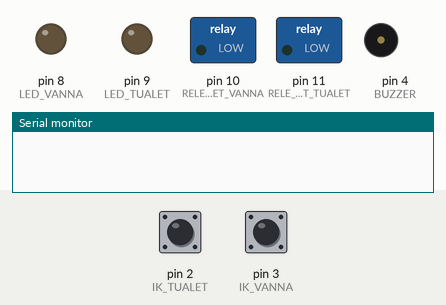
This sketch was run on a simulated Arduino Uno, built with avr-gcc and run on an emulated ATmega328P. On the bench: switched loads named in the sketch (green lamp = pin HIGH), output pins drawn as LEDs (lit = HIGH), buzzer (waves = sounding, pin HIGH), the last lines printed to the serial monitor. The inputs (shaded band) are chosen by the test bench; at power-on: pin 2 (IK_TUALET) HIGH, pin 3 (IK_VANNA) HIGH.

Above: at 1.2 s.
1.3 s: pin 2 (IK_TUALET) pulled LOW for 0.15 s
At 3.5 s:
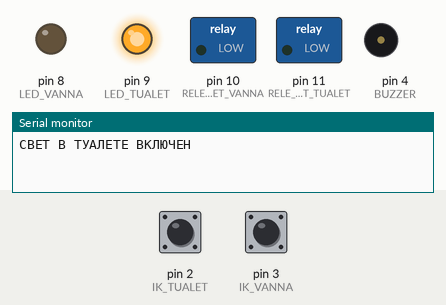
3.8 s: pin 3 (IK_VANNA) pulled LOW for 0.15 s
At 5.4 s:
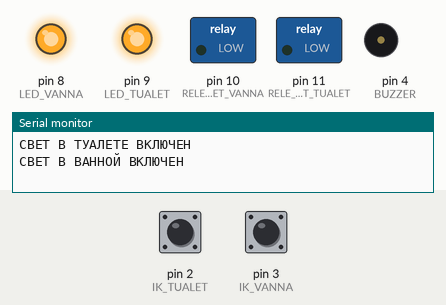
6.3 s: pin 2 (IK_TUALET) pulled LOW for 1 s
At 8.0 s:
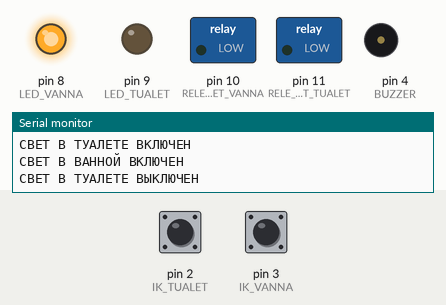
8.8 s: pin 3 (IK_VANNA) pulled LOW for 1 s
At 11.0 s:
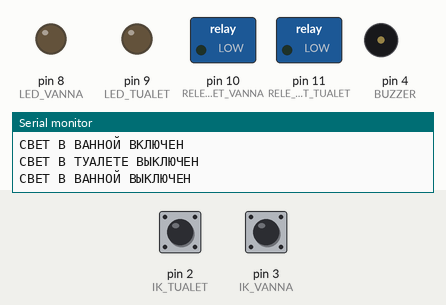
11.3 s: pin 3 (IK_VANNA) pulled LOW for 3.2 s
At 15.7 s:
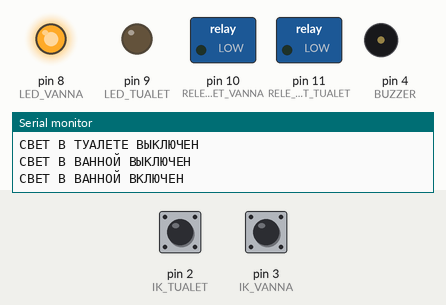
16.0 s: pin 2 (IK_TUALET) pulled LOW for 3.2 s
At 20.6 s:
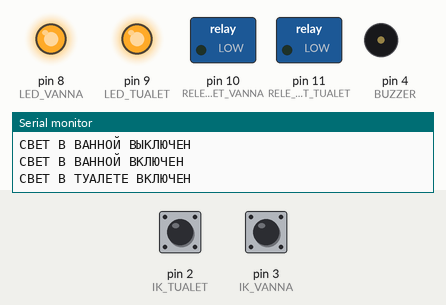
Timing chart, 0 to 21.7 s (numbered marks = the images above; inputs shaded):
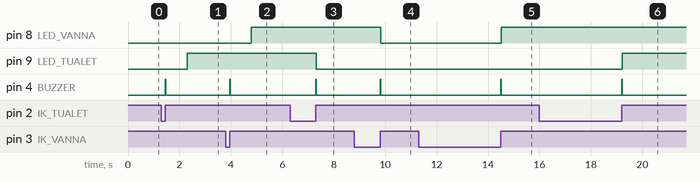

Measured:
- after the input at 1.3 s, pin 9 (LED_TUALET): LOW → HIGH after 1.0 s; pin 4 (BUZZER): LOW → HIGH after 0.15 s, → LOW 0.02 s later
- after the input at 3.8 s, pin 8 (LED_VANNA): LOW → HIGH after 1.0 s; pin 4 (BUZZER): LOW → HIGH after 0.15 s, → LOW 0.02 s later
- after the input at 6.3 s, pin 9 (LED_TUALET): HIGH → LOW after 1.0 s; pin 4 (BUZZER): LOW → HIGH after 1.0 s, → LOW 0.02 s later
- after the input at 8.8 s, pin 8 (LED_VANNA): HIGH → LOW after 1.0 s; pin 4 (BUZZER): LOW → HIGH after 1.0 s, → LOW 0.02 s later
- after the input at 11.3 s, pin 8 (LED_VANNA): LOW → HIGH after 3.2 s; pin 4 (BUZZER): LOW → HIGH after 3.2 s, → LOW 0.02 s later
- after the input at 16.0 s, pin 9 (LED_TUALET): LOW → HIGH after 3.2 s; pin 4 (BUZZER): LOW → HIGH after 3.2 s, → LOW 0.02 s later

The sketch:

vklychenie_sveta.ino
```cpp
boolean TUALET_FLAG = 0;
boolean VANNA_FLAG = 0;
#define RUKA 0
#define IK_TUALET 2
#define IK_VANNA 3
#define RELE_SVET_VANNA 10
#define RELE_SVET_TUALET 11
#define LED_TUALET 9
#define LED_VANNA 8
#define BUZZER 4
// автоматы
byte svet_tualet = 0, svet_vanna = 0;
// переменные для временных отсчетов
unsigned long ms  = 0, svetTualetMs = 0, svetVannaMs = 0;

// пользовательские задержки
unsigned int vremya_zadergki_tualet = 10000;
unsigned int vremya_zadergki_vanna = 10000;

void setup() {
  Serial.begin(115200);
  pinMode(IK_TUALET, INPUT_PULLUP);
  pinMode(IK_VANNA, INPUT_PULLUP);
  pinMode(RELE_SVET_VANNA, OUTPUT);
  pinMode(RELE_SVET_TUALET, OUTPUT);
  pinMode(LED_TUALET, OUTPUT);
  pinMode(LED_VANNA, OUTPUT);
  pinMode(BUZZER, OUTPUT);
} // setup

void loop() {
  // Serial.println("IK_TUALET=");
  // Serial.println(digitalRead(IK_TUALET));
  // Serial.println("svet_tualet=");
  //  Serial.println(svet_tualet);
  // Serial.println("IK_VANNA=");
  // Serial.println(digitalRead(IK_VANNA));
  //Serial.println("svet=");
  // Serial.println(svet);


  ms = millis();

  sensors(); // обрабатываем датчики
  autos(); //управляем светом

}// loop
```

autos.ino
```cpp
void autos(void) {
  //// автомат включения света в туалете
  switch (svet_tualet) {
    case 0:
      svetTualetMs = ms;
      break;

    case 10:
      if ((ms - svetTualetMs) > 1000) {
        svetTualetMs = ms;
        digitalWrite(  LED_TUALET, 1);
        Serial.println("СВЕТ В ТУАЛЕТЕ ВКЛЮЧЕН");
        TUALET_FLAG = 1;
        svet_tualet = 0; //GO
      } //ms

      break;

    case 11:
      if ((ms - svetTualetMs) > 1000) {
        svetTualetMs = ms;
        digitalWrite(  LED_TUALET, 0);
        Serial.println("СВЕТ В ТУАЛЕТЕ ВЫКЛЮЧЕН");
        TUALET_FLAG = 0;
        svet_tualet = 0; //GO

      } //ms
      break;


  } //switch(svet_tualet)

  // автомат включения света в ванной
  switch (svet_vanna) {
    case 0:
      svetVannaMs = ms;
      break;

    case 10:
      if ((ms - svetVannaMs) > 1000) {
        svetVannaMs = ms;
        digitalWrite(LED_VANNA, 1);
        Serial.println("СВЕТ В ВАННОЙ ВКЛЮЧЕН");
        VANNA_FLAG = 1;
        svet_vanna = 0; //GO
      } //ms
      break;

    case 11:
      if ((ms - svetVannaMs) > 1000) {
        svetVannaMs = ms;
        digitalWrite(LED_VANNA, 0);
        Serial.println("СВЕТ В ВАННОЙ ВЫКЛЮЧЕН");
        VANNA_FLAG = 0;
        svet_vanna = 0; //GO
      } //ms
      break;


  }//switch(svet_vanna)
}//autos()
```

sensors.ino
```cpp
void sensors(void) {


  if ( digitalRead (IK_TUALET) == RUKA  && (TUALET_FLAG) == 0) {

    while (!digitalRead(IK_TUALET));

    digitalWrite (BUZZER, 1);
    delay(20);
    digitalWrite (BUZZER, 0);
    svet_tualet = 10;


  } //if TUALET


  if (digitalRead(IK_TUALET) == RUKA  && (TUALET_FLAG) == 1) {


    while (!digitalRead(IK_TUALET));


    digitalWrite(BUZZER, 1);
    delay(20);
    digitalWrite(BUZZER, 0);
    svet_tualet = 11;


  } //if TUALET


  if (digitalRead(IK_VANNA) == RUKA && (VANNA_FLAG) == 0) {


    while (!digitalRead(IK_VANNA));
    digitalWrite(BUZZER, 1);
    delay(20);
    digitalWrite(BUZZER, 0);
    svet_vanna = 10;


  } //if VANNA


  if (digitalRead(IK_VANNA) == RUKA && (VANNA_FLAG) == 1) {


    while (!digitalRead(IK_VANNA));

    digitalWrite (BUZZER, 1);
    delay(20);
    digitalWrite(BUZZER, 0);
    svet_vanna = 11;


  } //if VANNA*/

}//sensors()
```
